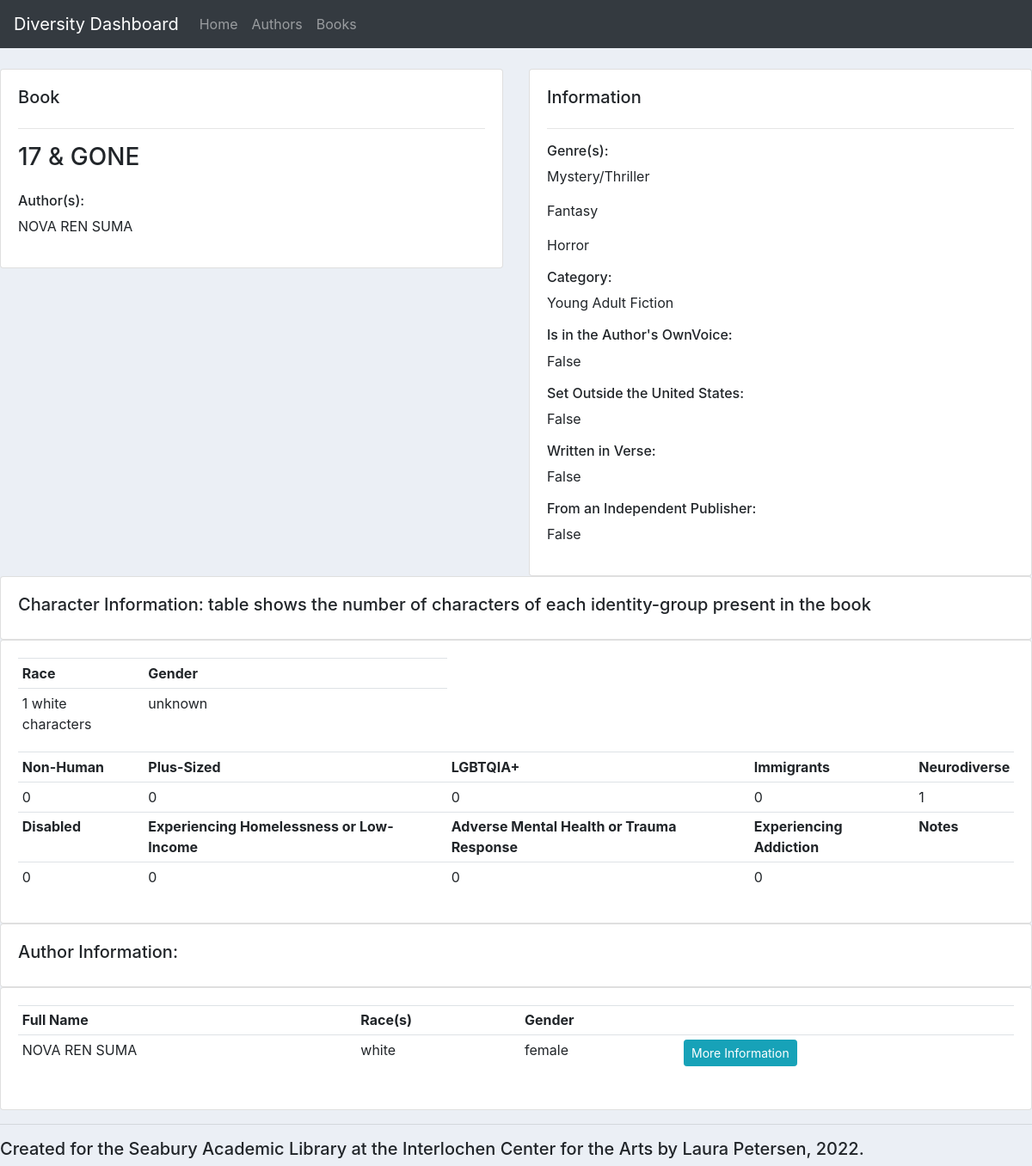
Page /book_info/830/ on the committed database.
### library/models.py (models this page shows, shortened)
class Book(models.Model):
    title = models.CharField(max_length=200, null=True)
    genres = models.ManyToManyField(Genre)
    shelving_category = models.ForeignKey(ShelvingCategory, null=True, on_delete=models.SET_NULL)
    is_ownvoice = models.BooleanField()
    is_not_in_USA = models.BooleanField()
    is_verse = models.BooleanField(verbose_name='Is written in verse')
    from_independent_publisher = models.BooleanField()
    characters = models.OneToOneField(Characters, on_delete=models.CASCADE, null=True)
    notes = models.CharField(max_length=500, null=True, blank=True)

class Author(models.Model):
    first_name = models.CharField(max_length=100, null=True)
    last_name = models.CharField(max_length=100, null=True)
    full_name = models.CharField(max_length=200, null=True)
    races = models.ManyToManyField(Race)
    gender = models.ForeignKey(Gender, on_delete=models.SET_NULL, null=True)
    non_marginalized = models.BooleanField()
    uses_ownvoice = models.BooleanField()
    is_immigrant = models.BooleanField()
    is_neurodiverse = models.BooleanField()
    is_disabled = models.BooleanField()
    is_lgbtqia = models.BooleanField()
    notes = models.CharField(max_length=500, null=True, blank=True)
    books = models.ManyToManyField(Book)

class Genre(models.Model):
    name = models.CharField(max_length=100, null=True)
    description = models.CharField(max_length=500, null=True, blank=True)

class ShelvingCategory(models.Model):
    name = models.CharField(max_length=100, null=True)
    description = models.CharField(max_length=500, null=True, blank=True)
    def __str__(self):
        return self.name

class CharRaceConn(models.Model):
    quantity = models.IntegerField(null=True)
    race = models.ForeignKey(Race, null=True, on_delete=models.CASCADE)
    character_set = models.ForeignKey(Characters, null=True, on_delete=models.CASCADE)
    def __str__(self):
        return f'{self.quantity} {self.race} characters'

class Race(models.Model):
    name = models.CharField(max_length=100, null=True)
    description = models.CharField(max_length=500, null=True, blank=True)
    def __str__(self):
        return self.name

class Characters(models.Model):
    book_title = models.CharField(max_length=100, null=True)
    non_humans = models.IntegerField(null=True, verbose_name='Number of non-human characters')
    plus_size = models.IntegerField(null=True, verbose_name='Number of plus-size characters')
    lgbtqia = models.IntegerField(null=True, verbose_name='Number of LGBTQIA+ characters')
    immigrants = models.IntegerField(null=True, verbose_name='Number of characters who are immigrants')
    neurodiverse = models.IntegerField(null=True, verbose_name='Number of neurodiverse characters')
    disabled = models.IntegerField(null=True, verbose_name='Number of disabled characters')
    experiencing_homelessness_low_income = models.IntegerField(null=True, verbose_name='Number of characters who are experiencing homelessness or low-income')
    adverse_mental_health_trauma_response = models.IntegerField(null=True, verbose_name='Number of characters who are experiencing adverse mental health or trauma response')
    addiction = models.IntegerField(null=True, verbose_name='Number of characters who are experiencing addiction')
    notes = models.CharField(max_length=500, null=True, blank=True)

class Gender(models.Model):
    name = models.CharField(max_length=100, null=True)
    description = models.CharField(max_length=500, null=True, blank=True)
    def __str__(self):
        return self.name

### library/views.py (the view)
# urls.py: path('book_info/<str:pk>/', views.book_info, name='book_info'),
def book_info(request, pk):
    book = Book.objects.get(id=pk)
    authors = book.author_set.all()
    authors_neat = []
    char_race_conns = CharRaceConn.objects.filter(character_set__book_title=book.title)
    if CharGenderConn.objects.filter(character_set__book_title=book.title):
        char_gender_conns = CharGenderConn.objects.filter(character_set__book_title=book.title)
    else:
        char_gender_conns = ['unknown']
    for author in authors:
        authors_neat.append(author.full_name)
    context = {'book': book, 'authors': authors, 'authors_neat': authors_neat,
    'char_race_conns': char_race_conns, 'char_gender_conns': char_gender_conns}
    return render(request, 'library/book_info.html', context)

### library/templates/library/book_info.html (shortened to what this page needs)
{% extends 'library/main.html' %}
{% block content %}
    <br>
<div class="row">
    <div class="col-md">
        <div class="card card-body">
            <h5>Book</h5>
            <hr>
            <h3>{{book.title}}</h3>
            <h6>Author(s):</h6>
            {% for author_neat in authors_neat %}
            <p>{{author_neat}}</p>
            {% endfor %}
        </div>
    </div>
    <div class="col-md">
        <div class="card card-body">
            <h5>Information</h5>
            <hr>
            <h6>Genre(s):</h6>
            {% for genre in book.genres.values %}
                <p>{{genre.name}}</p>
                {% endfor %}
            <h6>Category:</h6>
            <p>{{book.shelving_category}}</p>
            <h6>Is in the Author's OwnVoice:</h6>
            <p>{{book.is_ownvoice}}</p>
            <h6>Set Outside the United States:</h6>
            <p>{{book.is_not_in_USA}}</p>
            <h6>Written in Verse:</h6>
            <p>{{book.is_verse}}</p>
            <h6>From an Independent Publisher:</h6>
            <p>{{book.from_independent_publisher}}</p>
        </div>
    </div>
</div>
<div class="row">
    <div class="col-md">
        <div class="card card-body">
            <h5>Character Information: table shows the number of characters of each identity-group present in the book</h5>
        </div>
        <div class="card card-body">
            <table class="table table-sm">
                <tr>
                    <th>Race</th>
                    <th>Gender</th>
                </tr>
                <tr>
                    <td>
                        {% for char_race_conn in char_race_conns %}
                        <p>{{ char_race_conn }}</p>
                        {% endfor %}
                    </td>
                    <td>
                        {% for char_gender_conn in char_gender_conns %}
                        <p>{{ char_gender_conn }}</p>
                        {% endfor %}
                    </td>
                </tr>
                <tr>
                    <th>Non-Human</th>
                    <th>Plus-Sized</th>
                    <th>LGBTQIA+</th>
                    <th>Immigrants</th>
                    <th>Neurodiverse</th>
                </tr>
                <tr>
                    <td>{{book.characters.non_humans}}</td>
                    <td>{{book.characters.plus_size}}</td>
                    <td>{{book.characters.lgbtqia}}</td>
                    <td>{{book.characters.immigrants}}</td>
                    <td>{{book.characters.neurodiverse}}</td>
                </tr>
                <tr>
                    <th>Disabled</th>
                    <th>Experiencing Homelessness or Low-Income</th>
                    <th>Adverse Mental Health or Trauma Response</th>
                    <th>Experiencing Addiction</th>
                    <th>Notes</th>
                </tr>
                <tr>
                    <td>{{book.characters.disabled}}</td>
                    <td>{{book.characters.experiencing_homelessness_low_income}}</td>
                    <td>{{book.characters.adverse_mental_health_trauma_response}}</td>
                    <td>{{book.characters.addiction}}</td>
                    <td>{{book.characters.notes}}</td>
                </tr>
            </table>
        </div>
    </div>
</div>
<div class="row">
    <div class="col-md">
        <div class="card card-body">
            <h5>Author Information:</h5>
        </div>
        <div class="card card-body">
            <table class="table table-sm">
                <tr>
                    <th>Full Name</th>
                    <th>Race(s)</th>
                    <th>Gender</th>
                    <th></th>
                </tr>
                {% for author in authors %}
                    <tr>
                        <td>{{author.full_name}}</td>
                        <td>{% for race in author.races.values %}
                            <p>{{race.name}}</p>
                            {% endfor %}</td>
                        <td>{{author.gender}}</td>
                        <td><a class='btn btn-sm btn-info'href="{% url 'author_info' author.id %}">More Information</a></td>
                    </tr>
                {% endfor %}
            </table>
        </div>
    </div>
</div>
{% endblock %}

### library/templates/library/main.html (style rules this page uses)
body { background-color: #ebeff5; }

### rows in the picture
Book: title "17 & GONE", shelving_category "Young Adult Fiction", is_ownvoice "False", is_not_in_USA "False", is_verse "False", from_independent_publisher "False", characters.non_humans "0", characters.plus_size "0", characters.lgbtqia "0", characters.immigrants "0", characters.neurodiverse "1", characters.disabled "0", characters.experiencing_homelessness_low_income "0", characters.adverse_mental_health_trauma_response "0", characters.addiction "0"
Author: authors_neat "NOVA REN SUMA", full_name "NOVA REN SUMA", gender "female"
Genre: name "Mystery/Thriller"
Genre: name "Fantasy"
Genre: name "Horror"
CharRaceConn: quantity+race "1 white characters"
Race: name "white"

### other values in the picture
{{ char_gender_conn }} "unknown"
